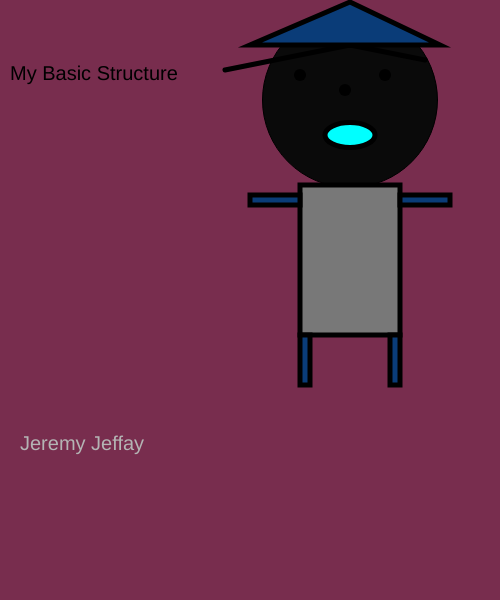
Frame 1 (no input)
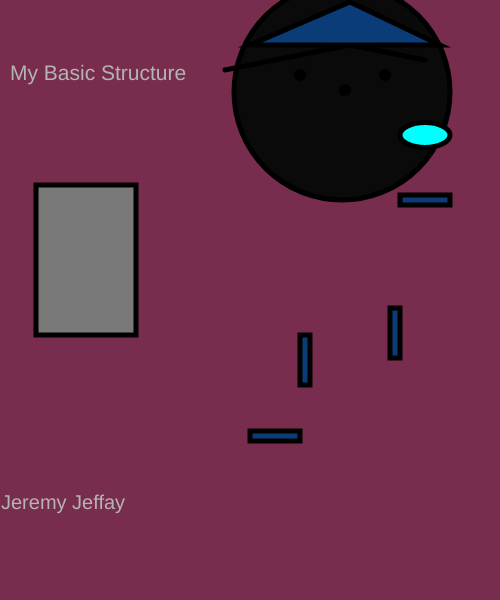
Frame 60 (no input)
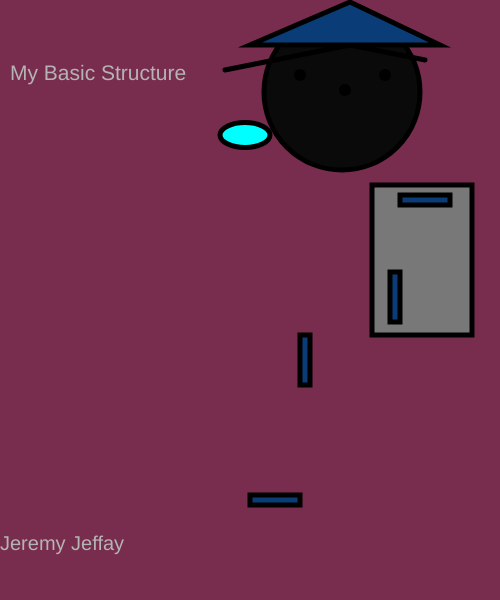
Frame 120 (the mouse pressed at the canvas centre since frame 60)

The p5.js sketch that drew these frames (run headless with seeded random() and noise() and a simulated clock; from frame 60 on, the mouse is pressed at the canvas centre):

// p5.js sketch
// ── sketch.js
var headX = 350;
var headY = 100;
var headDirection = 1;

var headSize = 175;
var headCount = 0;
var headSD = 1;

var mouthX = 350;
var mouthDirection = 1;

var lArmY = 195;
var lArmDirection = 1;

var rLegY = 335;
var rLegDirection = 1;

var bodyX = 300;
var bodyDirection = 1;

var sizeTitle = 20;
var countTitle = 0;
var sizeTitleDirection = 2;

var textX = 20;
var textY =450;


function setup() {
    createCanvas(500,600);
    headDirection = floor(random() * 10) + 1;
    mouthDirection = floor(random() * 10) + 1;
    bodyDirection = floor(random() * 10) + 1;
    lArmDirection = floor(random() * 10) + 1;
    rLegDirection = floor(random() * 10) + 1;
    sizeDirection = floor(2) ;
    sizeTitleDirection = floor(1) ;

  }
  
  function draw() {
    background(120,55,120);
    fill(290,45,39);
    circle(250,75,125);
    fill(12);
    ellipse(250,100,30,10);
    fill(0,0,110);
    ellipse(230,65,10,5);
    ellipse(270,65,10,5);
    fill(150,25,0);
    ellipse(250,125,30,50);
    fill(55);
    ellipse(250,200,50,80);
  }
  function draw()
{
    background(120,45,78);
    textSize(sizeTitle);
    sizeTitle+=sizeTitleDirection;
    countTitle++;
    if(countTitle>5)
    {
      sizeTitleDirection*=-1;
      countTitle=0;
    }
    text("My Basic Structure", 10,80);

    //head
    fill(10,10,10);
    circle(headX,headY,headSize);
    headX+=headDirection;
    headY+=headDirection;
    headSize+=headSD;
    if(headX >= 412.5)
    {
      headDirection*= -1;
      fill(200,200,200);
    }
    if(headY <= 87.5)
    {
      headDirection*= -1;
      fill(12,100,80);
    }
    if(headSize>= 225 || headSize<=50)
    {
      headSD*=-1;
    }

   
    strokeWeight(12);
    fill(0,255,255);
    point(300,75);
    point(385,75);

    point(345,90);

    //mouth
    strokeWeight(5);
    ellipse(mouthX, 135, 50, 25)
    mouthX+=mouthDirection;
    if(mouthX <=25 || mouthX >=475)
    {
      mouthDirection*= -1;
    }

    line(350,45,225,70);
    line(350,45,425,60);
    
    //body
    fill(120);
    rect(bodyX,185,100,150);
    bodyX+=bodyDirection;
    if(bodyX<=0 || bodyX>= 400)
    {
      bodyDirection*= -1;
    }
    
    fill(10, 60, 120);
    rect(400,195,50,10);
    
    //lArm
    rect(250,lArmY,50,10);
    lArmY+=lArmDirection;
    if(lArmY<=20 || lArmY >= 580)
    {
      lArmDirection*= -1;
    }
    
    rect(300,335,10,50);
    
    //rLeg
    rect(390,rLegY,10,50);
    rLegY+=rLegDirection;
    if(rLegY<=20 || rLegY >= 580)
    {
      rLegDirection*= -1;
    }

    triangle(350,2,250,45,440,45);
    
    fill(180);
    textSize(20);
    text("Jeremy Jeffay",textX,textY);
    
    if(textX<125)
    {
      textX+=1 ;
    }
   
    if(textX = 125 & textY<550)
    {
      textY+=1;
    };
     
    //could not get the color change or the name to move in a square.  I am also having a lot of trouble self researching even using W3.school lessons and searches.  I know that will come with time but it makes it near impossible feeling to find the right sequence for a certain task as in these E.C. items.  
    //otherwise good stuff!
    
     



}
// ── HW10.html
<html>
  <head>
    <script src="https://cdnjs.cloudflare.com/ajax/libs/p5.js/1.1.9/p5.min.js"></script>
    <script src="sketchHW10.js"></script>
  </head>
  <body>
  </body>
</html>
